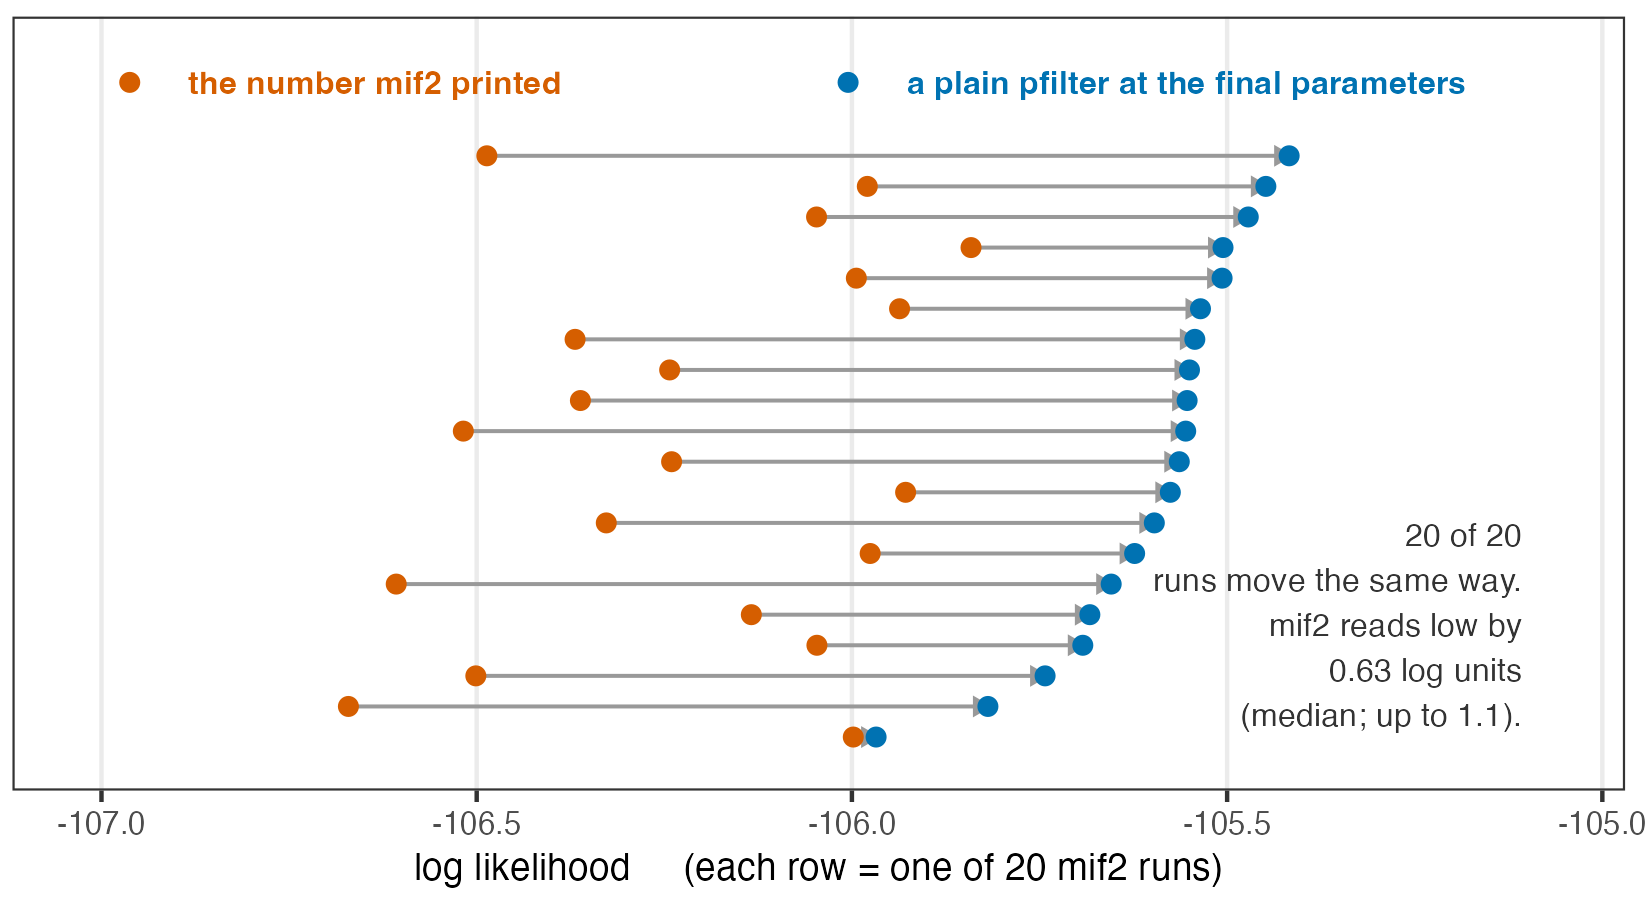

Write the R code that produced this figure.
## fig-why-reestimate.R ---------------------------------------------------
## B_mle_mif2, Lecture B. Answers: "Why do we need to estimate the likelihood in a
## different manner?"  i.e. why the number mif2 prints is NOT your likelihood.
##
## During mif2 the parameters are perturbed at every observation. The value
## mif2 reports is therefore the likelihood of a model that has extra noise
## in it -- not the likelihood of the actual model at the final parameters.
## The honest number comes from re-running a plain pfilter (several times,
## then logmeanexp) at the final parameter vector.
##
## Precisely (verified against the cache):
##   vermillion = logLik(mif) == traces(mif)[50,"loglik"], the iteration-50
##                filtering pass over a PERTURBED parameter swarm;
##   blue       = pfilter at coef(mif) == traces(mif)[51,], the final vector.
## Trace row 51 has loglik = NA in all 20 reps: mif2 never filtered at the
## parameters it hands you. The iter50 -> iter51 move is 1.2%-6.2% relative
## (per-rep max over Beta/Rho/Eta), so these are NOT the same parameters.
##
## Run from the project root (where 4_mle_mif2.Rproj lives):
##   Rscript figures/fig-why-reestimate.R
## Reads : results/local_search.rds, results/lik_local.rds
## Writes: figures/fig-why-reestimate.png
## Nothing here is random; the figure is byte-reproducible. (No seed needed.)

suppressPackageStartupMessages({
  library(pomp)
  library(tidyverse)
})

theme_set(theme_bw())

## Okabe-Ito, course-fixed meanings ---------------------------------------
col_pf   <- "#0072B2"  # blue       = the particle filter / the method that works
col_mif  <- "#D55E00"  # vermillion = the misleading number / what doesn't work
col_grey <- "grey60"

## ------------------------------------------------------------------------
## 1. The two numbers, per replicate
## ------------------------------------------------------------------------
local_search <- readRDS("results/local_search.rds")   # mif2List, 20 reps, Np=2000, Nmif=50
lik_local    <- readRDS("results/lik_local.rds")      # honest pfilter re-estimate at final params

stopifnot(length(local_search) == nrow(lik_local))
## confirm row i of lik_local really is replicate i of local_search
stopifnot(all.equal(unname(sapply(local_search, coef, "Beta")), lik_local$Beta))

dat <- tibble(
  rep = seq_along(local_search),
  mif = sapply(local_search, logLik),   # what mif2 reported at its last iteration
  pf  = lik_local$loglik,               # logmeanexp of plain pfilter reps at final params
  se  = lik_local$loglik.se
) |>
  mutate(gap = pf - mif)

## ------------------------------------------------------------------------
## 2. Real numbers (printed to console; used verbatim in the annotations)
## ------------------------------------------------------------------------
n_up      <- sum(dat$gap > 0)
n_rep     <- nrow(dat)
gap_med   <- median(dat$gap)
gap_max   <- max(dat$gap)
gap_min   <- min(dat$gap)
se_mean   <- mean(dat$se)
best_mif  <- which.max(dat$mif)
best_pf   <- which.max(dat$pf)

cat("n replicates             :", n_rep, "\n")
cat("pfilter > mif2 in        :", n_up, "/", n_rep, "replicates\n")
cat("gap (pf - mif) median    :", round(gap_med, 3), "\n")
cat("gap range                :", round(gap_min, 3), "to", round(gap_max, 3), "\n")
cat("mean Monte Carlo se of pf:", round(se_mean, 3), "\n")
cat("best replicate by mif2   :", best_mif, "  by pfilter:", best_pf, "\n")

## ------------------------------------------------------------------------
## 3. Order rows by the honest number, best at the top
## ------------------------------------------------------------------------
dat <- dat |>
  arrange(pf) |>
  mutate(row = row_number())          # row 1 = worst, row 20 = best (top of plot)

## Anchors are FRACTIONS of the data span, never absolute log-unit offsets.
## An absolute offset silently pushes text outside the panel the moment the
## cache changes -- ggplot then DROPS the annotation with only a "Removed 1
## row" warning, and the punchline vanishes from the slide unnoticed.
x_lo  <- min(dat$mif) - 0.35
x_hi  <- max(dat$pf)  + 0.35
x_sp  <- x_hi - x_lo
## The key goes ABOVE the rows rather than into a "corner": which corner is
## empty depends on the data, but the strip above the top row never has any.
y_key <- n_rep + 2.4

## ------------------------------------------------------------------------
## 4. The figure
## ------------------------------------------------------------------------
p <- ggplot(dat, aes(y = row)) +
  ## the move from the printed number to the honest number
  geom_segment(
    aes(x = mif, xend = pf, yend = row),
    colour = col_grey, linewidth = 0.45,
    arrow = arrow(length = unit(0.05, "in"), type = "closed"),
    lineend = "butt", linejoin = "mitre"
  ) +
  geom_point(aes(x = mif), colour = col_mif, size = 1.7) +
  geom_point(aes(x = pf),  colour = col_pf,  size = 1.7) +
  ## key, drawn in the clear strip ABOVE the rows -- no legend needed
  annotate("point", x = x_lo + 0.03 * x_sp, y = y_key, colour = col_mif, size = 1.7) +
  annotate("text",  x = x_lo + 0.07 * x_sp, y = y_key, hjust = 0, size = 2.75,
           colour = col_mif, fontface = "bold",
           label = "the number mif2 printed") +
  annotate("point", x = x_lo + 0.52 * x_sp, y = y_key, colour = col_pf, size = 1.7) +
  annotate("text",  x = x_lo + 0.56 * x_sp, y = y_key, hjust = 0, size = 2.75,
           colour = col_pf, fontface = "bold",
           label = "a plain pfilter at the final parameters") +
  ## punchline, bottom-right, anchored to the right edge so it cannot fall off
  annotate(
    "text", x = x_hi - 0.02 * x_sp, y = 8, hjust = 1, vjust = 1,
    size = 2.75, colour = "grey20", lineheight = 1.15,
    label = paste0(n_up, " of ", n_rep, "\nruns move the same way.\n",
                   "mif2 reads low by\n", sprintf("%.2f", gap_med),
                   " log units\n(median; up to ", sprintf("%.1f", gap_max), ").")
  ) +
  scale_x_continuous(
    limits = c(x_lo, x_hi),
    breaks = scales::breaks_width(0.5)
  ) +
  ## clip="off" is NOT used: everything must live inside the panel. The y range
  ## is opened at the top to make the key's strip, not to overflow.
  coord_cartesian(ylim = c(0.4, y_key + 1.0)) +
  scale_y_continuous(breaks = NULL) +
  labs(
    x = "log likelihood     (each row = one of 20 mif2 runs)",
    y = NULL
  ) +
  theme(
    axis.text.x  = element_text(size = 7.5),
    axis.text.y  = element_blank(),
    axis.title.x = element_text(size = 9),
    axis.ticks.y = element_blank(),
    panel.grid.major.y = element_blank(),
    panel.grid.minor   = element_blank(),
    plot.margin  = margin(4, 6, 3, 3)
  )

ggsave(
  "figures/fig-why-reestimate.png", p,
  width = 5.5, height = 3.0, dpi = 300, bg = "white"
)

cat("wrote figures/fig-why-reestimate.png\n")
